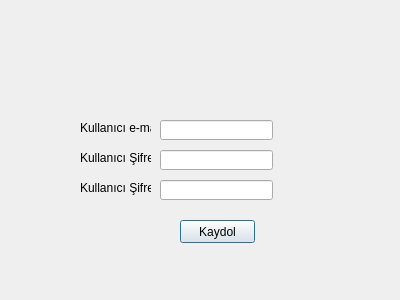
<?xml version="1.0" encoding="UTF-8"?>
<ui version="4.0">
 <class>Dialog</class>
 <widget class="QDialog" name="Dialog">
  <property name="geometry">
   <rect>
    <x>0</x>
    <y>0</y>
    <width>400</width>
    <height>300</height>
   </rect>
  </property>
  <property name="windowTitle">
   <string>Dialog</string>
  </property>
  <widget class="QLineEdit" name="lineEdit_2">
   <property name="geometry">
    <rect>
     <x>160</x>
     <y>150</y>
     <width>113</width>
     <height>20</height>
    </rect>
   </property>
   <property name="text">
    <string/>
   </property>
  </widget>
  <widget class="QLabel" name="label">
   <property name="geometry">
    <rect>
     <x>80</x>
     <y>120</y>
     <width>71</width>
     <height>16</height>
    </rect>
   </property>
   <property name="text">
    <string>Kullanıcı e-mail</string>
   </property>
  </widget>
  <widget class="QLineEdit" name="lineEdit">
   <property name="geometry">
    <rect>
     <x>160</x>
     <y>120</y>
     <width>113</width>
     <height>20</height>
    </rect>
   </property>
   <property name="text">
    <string/>
   </property>
  </widget>
  <widget class="QLabel" name="label_2">
   <property name="geometry">
    <rect>
     <x>80</x>
     <y>150</y>
     <width>71</width>
     <height>16</height>
    </rect>
   </property>
   <property name="text">
    <string>Kullanıcı Şifresi</string>
   </property>
  </widget>
  <widget class="QPushButton" name="pushButton">
   <property name="geometry">
    <rect>
     <x>180</x>
     <y>220</y>
     <width>75</width>
     <height>23</height>
    </rect>
   </property>
   <property name="text">
    <string>Kaydol</string>
   </property>
  </widget>
  <widget class="QLabel" name="label_3">
   <property name="geometry">
    <rect>
     <x>80</x>
     <y>180</y>
     <width>71</width>
     <height>16</height>
    </rect>
   </property>
   <property name="text">
    <string>Kullanıcı Şifresi</string>
   </property>
  </widget>
  <widget class="QLineEdit" name="lineEdit_3">
   <property name="geometry">
    <rect>
     <x>160</x>
     <y>180</y>
     <width>113</width>
     <height>20</height>
    </rect>
   </property>
   <property name="text">
    <string/>
   </property>
  </widget>
 </widget>
 <resources/>
 <connections/>
</ui>
